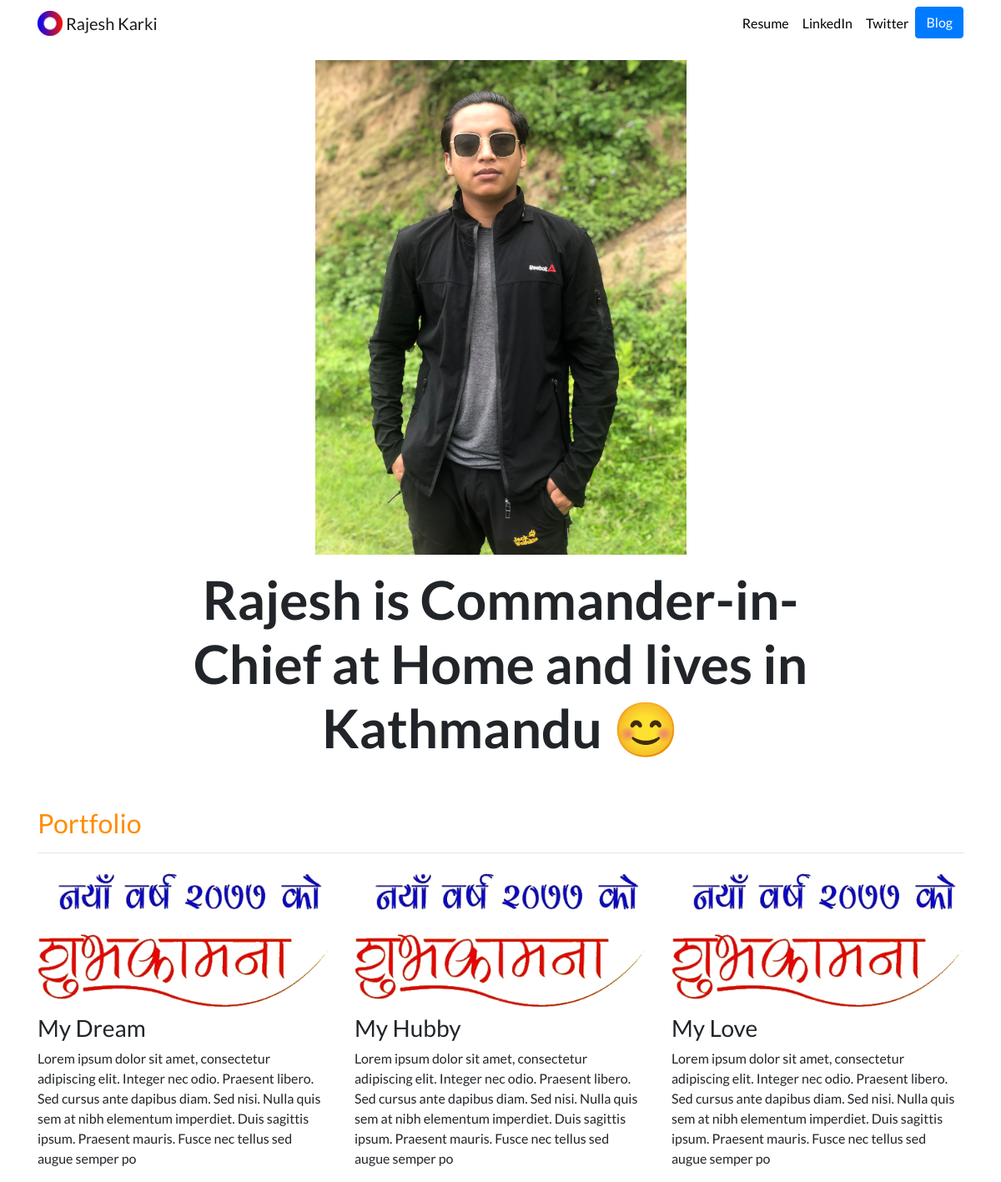
The page / on the database its author committed.
### portfolio/models.py (models this page shows)
class Project(models.Model):
    title = models.CharField(max_length=100)
    description = models.CharField(max_length=250)
    image = models.ImageField(upload_to='portfolio/images/')
    url = models.URLField(blank=True)

### portfolio/views.py (the view)
# urls.py: 2. Add a URL to urlpatterns:  path('', views.home, name='home')
def home(request):
    projects = Project.objects.all()
    return render(request, 'portfolio/home.html', {'projects': projects})

### portfolio/templates/portfolio/home.html
{% extends "portfolio/base.html" %} {% load static %} {% block content %}
<div class="row justify-content-center my-3">
  <div class="col-5">
    <img src="{% static 'portfolio/rajesh.jpg' %}" class="img-fluid" />
  </div>
</div>
<div class="row justify-content-center mb-3">
  <div class="col-md-9 text-center">
    <h1 id="hometext" class="font-weight-bold">
      Rajesh is Commander-in-Chief at Home and lives in Kathmandu 😊
    </h1>
  </div>
</div>
<h2 class="mt-5">Portfolio</h2>
<hr />
<div class="row">
  {% for project in projects %}
  <div class="col-lg-4 col-md-6">
    {% if project.url %}
    <a href="{{ project.url }}">
      <img src="{{ project.image.url }}" class="img-fluid mb-2" />
    </a>
    {% else %}
    <img src="{{ project.image.url }}" class="img-fluid mb-2" />
    {% endif %}
    <h3>{{ project.title }}</h3>
    <p>{{ project.description }}</p>
  </div>
  {% endfor %}
</div>
{% endblock %}

### portfolio/templates/portfolio/base.html (shortened to what this page needs)
{% load static %}
<!doctype html>
<html lang="en">
<head>
  <link rel="stylesheet" href="https://stackpath.bootstrapcdn.com/bootstrap/4.4.1/css/bootstrap.min.css">
  <link rel="stylesheet" href="{% static "portfolio/custom.css" %}">
</head>
<body>
  <nav id="topNav" class="navbar navbar-expand-md navbar-light">
    <div class="container">
      <a class="navbar-brand" href="{% url 'home' %}">
        <img src="{% static "portfolio/Logo.png" %}" width="30" height="30" class="d-inline-block align-top" alt="Nick's Logo">
        <span>Rajesh Karki</span>
      </a>
      <div class="collapse navbar-collapse text-center" id="navbarNav">
        <ul class="navbar-nav ml-auto">
          <li class="nav-item">
            <a class="nav-link" href="{% static "portfolio/my.pdf" %}">Resume</a>
          </li>
          <li class="nav-item">
            <a class="nav-link" href="https://www.linkedin.cn/in/rajesh-karki-0aa813140/" target="_blank">LinkedIn</a>
          </li>
          <li class="nav-item">
            <a class="nav-link" href="https://twitter.com/rajeshkarki500" target="_blank">Twitter</a>
          </li>
          <li>
            <a role="button" href="{% url 'blog:all_blogs' %}" class="btn btn-primary">Blog</a>
          </li>
        </ul>
      </div>
    </div>
  </nav>
  <div class="container">
    {% block content %}{% endblock %}
  </div>
</body>
</html>

### portfolio/static/portfolio/custom.css (style rules this page uses)
.navbar-nav .nav-link { color: rgba(0, 0, 0, 1) !important; }
body { font-family: "Lato", sans-serif; }
@media (min-width: 992px) { #hometext { font-size: 4rem; } }
@media (min-width: 992px) { .container .mt-5 { color: darkorange; } }

### rows shown on the page
Project: image (picture), title "My Dream", description "Lorem ipsum dolor sit amet, consectetur adipiscing elit. Integer nec odio. Praesent libero. Sed cursus ante dapibus diam. Sed nisi. Nulla quis sem at nibh elementum imperdiet. Duis sagittis ipsum. Praesent mauris. Fusce nec tellus sed augue semper po"
Project: image (picture), title "My Hubby", description "Lorem ipsum dolor sit amet, consectetur adipiscing elit. Integer nec odio. Praesent libero. Sed cursus ante dapibus diam. Sed nisi. Nulla quis sem at nibh elementum imperdiet. Duis sagittis ipsum. Praesent mauris. Fusce nec tellus sed augue semper po"
Project: image (picture), title "My Love", description "Lorem ipsum dolor sit amet, consectetur adipiscing elit. Integer nec odio. Praesent libero. Sed cursus ante dapibus diam. Sed nisi. Nulla quis sem at nibh elementum imperdiet. Duis sagittis ipsum. Praesent mauris. Fusce nec tellus sed augue semper po"
